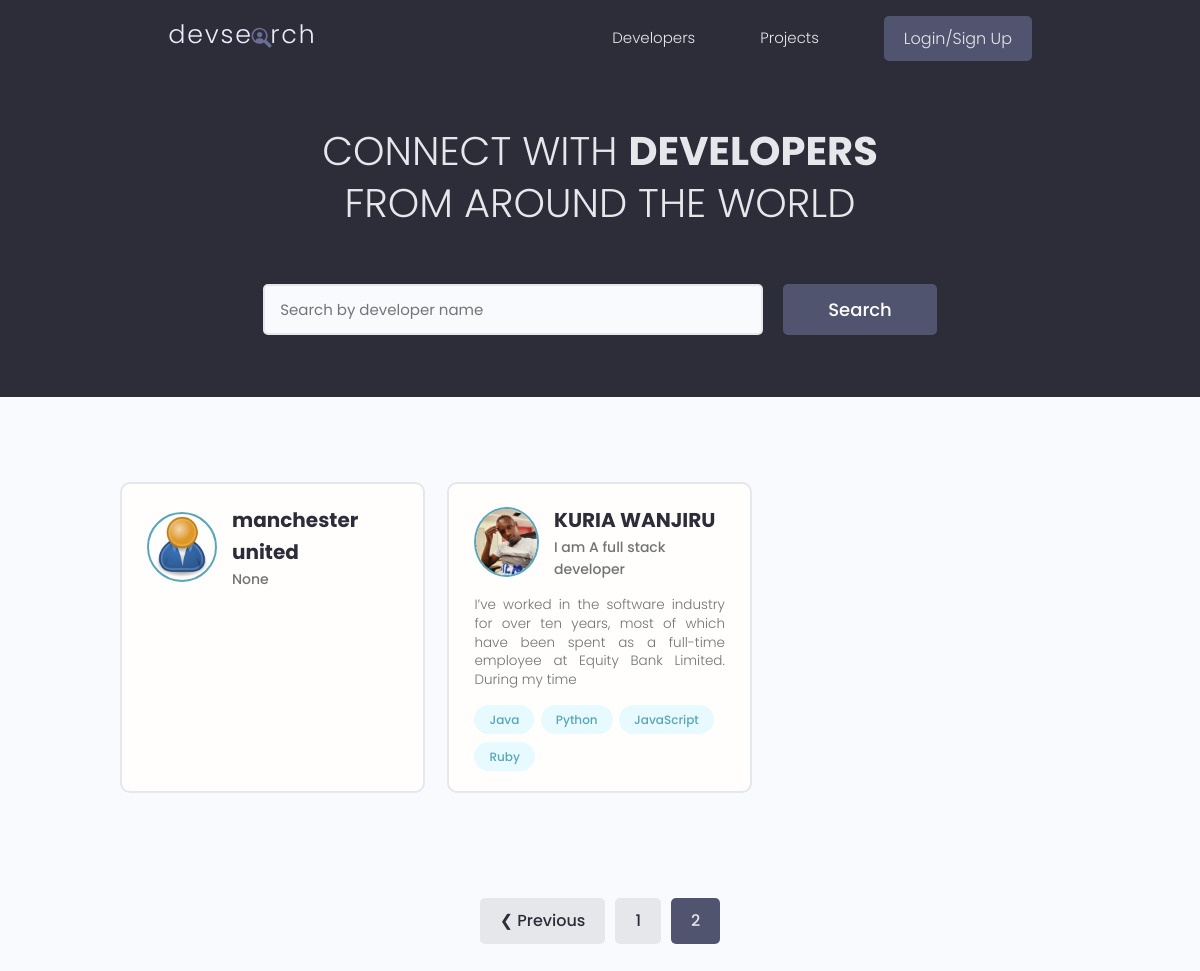
Screenshot of /?page=2 with the database file from the repository.
### users/models.py (models this page shows, shortened)
class Profile(models.Model):
    user  = models.OneToOneField(User, on_delete=models.CASCADE, null=True, blank=True)
    name = models.CharField(max_length=200,null=True, blank=True)
    user_name = models.CharField(max_length=200,null=True, blank=True)
    location = models.CharField(max_length=200,null=True, blank=True)
    email = models.EmailField(max_length=500, null=True, blank=True)
    short_intro = models.CharField(max_length=200, null=True, blank=True)
    bio = models.TextField(null=True, blank=True)
    profile_image = models.FileField(null=True, blank=True,
                                    upload_to='profiles/', default="profiles/user-default.png")
    social_github = models.CharField(max_length=200,null=True, blank=True)
    social_facebook = models.CharField(max_length=200,null=True, blank=True)
    social_twitter = models.CharField(max_length=200,null=True, blank=True)
    social_linkedin = models.CharField(max_length=200,null=True, blank=True)
    social_youtube = models.CharField(max_length=200,null=True, blank=True)
    social_website = models.CharField(max_length=200,null=True, blank=True)
    created =models.DateTimeField(auto_now_add=True)
    id = models.UUIDField(default=uuid.uuid4, unique=True,editable=False,
                            primary_key=True)
    class Meta:
        ordering : ['created']
    @property
    def profileImageURL(self):
        try:
            url = self.profile_image.url
        except:
            url = ''
        return url

class Skill(models.Model):
    owner = models.ForeignKey(Profile, null=True, blank=True, on_delete=models.CASCADE)
    name = models.CharField(max_length=200,null=True, blank=True)
    description = models.TextField(null=True, blank=True)
    created =models.DateTimeField(auto_now_add=True)
    id = models.UUIDField(default=uuid.uuid4, unique=True,editable=False,
                            primary_key=True)
    def __str__(self):
        return str(self.name)

### users/views.py (the view)
# urls.py: path('', views.profiles, name='profiles'),
def profiles(request):
    profiles, search_query = searchProfiles(request)
    custom_range, profiles = paginateProfiles(request,profiles,3)
    context = {'profiles':profiles, 'search_querry':search_query,'custom_range':custom_range }
    return render(request, 'users/profiles.html', context)

### users/utils.py (called while the page is built)
def paginateProfiles(request, profiles,results):
    page = request.GET.get('page')
    paginator = Paginator(profiles,results)
    try:
        profiles = paginator.page(page)
    except PageNotAnInteger:
        page = 1
        profiles = paginator.page(page)
    except EmptyPage:
        page = paginator.num_pages
        profiles = paginator.page(page)
    leftIndex = (int(page)- 4)
    if leftIndex < 1:
        leftIndex = 1
    rightIndex = (int(page)+ 5)
    if rightIndex > paginator.num_pages:
        rightIndex = paginator.num_pages + 1
    custom_range = range(leftIndex, rightIndex)
    return custom_range, profiles

def searchProfiles(request):
    search_querry = ''
    if request.GET.get('search_querry'):
        search_querry = request.GET.get('search_querry')
    skill = Skill.objects.filter(name__icontains=search_querry)
    profiles = Profile.objects.distinct().filter(Q(name__icontains =search_querry)|
                                        Q(short_intro__icontains=search_querry)|
                                        Q(skill__in=skill))
    return profiles,search_querry

### users/templates/users/profiles.html (shortened to what this page needs)
{% extends 'main.html' %}
{% block content %}
<main class="home">
    <section class="hero-section text-center">
    <div class="container container--narrow">
        <div class="hero-section__box">
        <h2>CONNECT WITH <span>DEVELOPERS</span></h2>
        <h2>FROM AROUND THE WORLD</h2>
        </div>
        <div class="hero-section__search">
        <form class="form" id="searchForm" action="{% url 'profiles' %}" method="get">
            <div class="form__field">
            <input class="input input--text" id="formInput#search" type="text" name="search_querry"
                placeholder="Search by developer name" value="{{search_querry}}"/>
            </div>
            <input class="btn btn--sub btn--lg" type="submit" value="Search" />
        </form>
        </div>
    </div>
    </section>
    <section class="devlist">
    <div class="container">
        <div class="grid grid--three">
            {% for profile in profiles %}
        <div class="column card">
            <div class="dev">
            <a href="{% url 'user_profile' profile.id %}" class="card__body">
                <div class="dev__profile">
                <img class="avatar avatar--md" src="{{ profile.profileImageURL}}" alt="profile image" />
                <div class="dev__meta">
                    <h3>{{profile.name|slice:"50"}}</h3>
                    <h5>{{profile.short_intro}}</h5>
                </div>
                </div>
                <p class="dev__info">
                {{profile.bio|slice:"150"}}
                </p>
                <div class="dev__skills">
                    {% for skill in profile.skill_set.all|slice:"4" %}
                <span class="tag tag--pill tag--main">
                    <small>{{skill}}</small>
                </span>
                {% endfor %}
                </div>
            </a>
            </div>
        </div>
        {% endfor%}
        </div>
    </div>
    </section>
    {% include 'pagination.html' with queryset=profiles custom_range=custom_range %}
</main>
{% endblock content %}

### static/styles/app.css (style rules this page uses)
:root { --color-sub: #2d2d39; }
.btn--sub { background-color: var(--color-sub-light); }
.card { border: 2px solid var(--color-light); }
img { width: 100%; }
.hero-section { height: 40vh; display: flex; align-items: center; background-color: var(--color-sub); }
.hero-section__box { margin-bottom: 4rem; }
.hero-section__box > h2, .hero-section__box > h2 > span { font-size: 4rem; color: var(--color-light); line-height: 1.3; text-transform: uppercase; }
.hero-section__box > h2 { font-weight: 300; }
.hero-section__box > h2 > span { font-weight: 700; }
.hero-section__search > .form { display: flex; align-items: center; justify-content: center; gap: 2rem; }
.hero-section__search > .form input.input--text { width: 50rem; }
.devlist { margin-top: 8rem; }
.devlist .grid { align-items: stretch; }
.devlist .dev .dev__profile { display: flex; align-items: center; gap: 1.5rem; }
.devlist .dev .dev__meta h3 { color: var(--color-sub); font-size: 2rem; font-weight: 700; }
.devlist .dev .dev__meta h5 { color: var(--color-text); font-size: 1.4rem; font-weight: 500; }
.devlist .dev .dev__info { margin: 1.5rem 0; font-size: 1.35rem; line-height: 1.4; text-align: justify; }

### static/uikit/styles/modules/_variables.css (style rules this page uses)
:root { --color-main: #5aa5b9; --color-main-light: #e6faff; --color-sub: #3f4156; --color-sub-light: #51546e; --color-sub-lighter: #ededfd; --color-text: #737373; --color-gray: #8b8b8b; --color-light: #e5e7eb; --color-light-gray: #767676; --color-bg: #f8fafd; --color-white: #fffefd; --color-white-light: #f3f3f3; --color-success: #359e64; --color-success-bg: #def8e8; --color-error: #fc4b0b; --color-error-bg: #fff2ee; --font-base: 'Poppins', arial, helvetica, 'Segoe UI', roboto, ubuntu, sans-serif; --font-monospace: 'Fira Code', 'Courier New', courier, monospace; --font-regular: 300; --font-medium: 500; --font-bold: 700; --generic-shadow: 1px 1px 5px #00000010; --generic-transition: all 0.3s ease-in-out; }

### static/uikit/styles/modules/_base.css (style rules this page uses)
* { margin: 0; padding: 0; box-sizing: border-box; text-rendering: optimizeLegibility; color: inherit; font-size: inherit; }
html { font-size: 50%; }
@media only screen and (min-width: 480px) { html { font-size: 56.25%; } }
@media only screen and (min-width: 1200px) { html { font-size: 62.5%; } }
body { line-height: 1.6; font-weight: 400; font-size: 1.5rem; color: var(--color-text); background-color: var(--color-bg); min-height: 100vh; }

### static/uikit/styles/modules/_typography.css (style rules this page uses)
* { font-family: var(--font-base); }
h2 { font-size: 3.6rem; font-weight: var(--font-bold); }
h3 { font-size: 3.2rem; font-weight: var(--font-medium); }
h5 { font-size: 2.4rem; font-weight: var(--font-medium); }
h5, h6 { font-weight: var(--font-regular); }
p, span, strong { font-size: 1.6rem; color: var(--color-text); font-weight: var(--font-regular); }
a { padding-bottom: 2px; text-decoration: none; display: inline-block; color: var(--color-main); font-weight: var(--font-medium); }

### static/uikit/styles/modules/_utilities.css (style rules this page uses)
.container { width: 92%; max-width: 165rem; margin: 0 auto; box-sizing: border-box; }
.container--narrow { width: 92%; max-width: 120rem; }
@media screen and (min-width: 1000px) { .container { width: 90%; } }
@media screen and (min-width: 1000px) { .container--narrow { width: 85%; } }
@media screen and (min-width: 1200px) { .container { width: 80%; } }
@media screen and (min-width: 1200px) { .container--narrow { width: 72%; } }
.text-center { text-align: center; }

### static/uikit/styles/modules/_avatar.css (style rules this page uses)
.avatar { border-radius: 50%; border: 2px solid var(--color-main); object-fit: cover; }
.avatar--md { height: 7rem; width: 7rem; }

### static/uikit/styles/modules/_button.css (style rules this page uses)
.btn { display: inline-block; position: relative; cursor: pointer; background-color: var(--color-light); font-weight: var(--font-medium); color: var(--color-sub); text-decoration: none; padding: 1rem 2rem; border-radius: 0.5rem; border: none; width: -webkit-fit-content; width: -moz-fit-content; width: fit-content; height: -webkit-fit-content; height: -moz-fit-content; height: fit-content; font-size: 1.6rem; outline-width: 0; outline-color: transparent; -webkit-backface-visibility: hidden; backface-visibility: hidden; transition: all 0.3s ease-in-out; }
.btn--sub { background-color: var(--color-sub); color: var(--color-white); }
.btn--lg { font-size: 1.8rem; padding: 1.2rem 4.5rem; }

### static/uikit/styles/modules/_card.css (style rules this page uses)
.card { border-radius: 1rem; background-color: var(--color-white); border: 1.5px solid var(--color-light); width: auto; height: auto; margin-top: 0.5rem; margin-bottom: 0.5rem; overflow: hidden; }
.card__body, .card__header { padding: 2rem 2.5rem; }

### rows the page displays
Profile: profileImageURL (placeholder picture), name "manchester united", short_intro "None"
Profile: profileImageURL (picture), name "KURIA WANJIRU", short_intro "I am A full stack developer", bio "I’ve worked in the software industry for over ten years, most of which have been spent as a full-time employee at Equity Bank Limited. During my time"
Skill: name "Java"
Skill: name "Python"
Skill: name "JavaScript"
Skill: name "Ruby"

### other values shown
{{ page }} "1"
{{ page }} "2"
